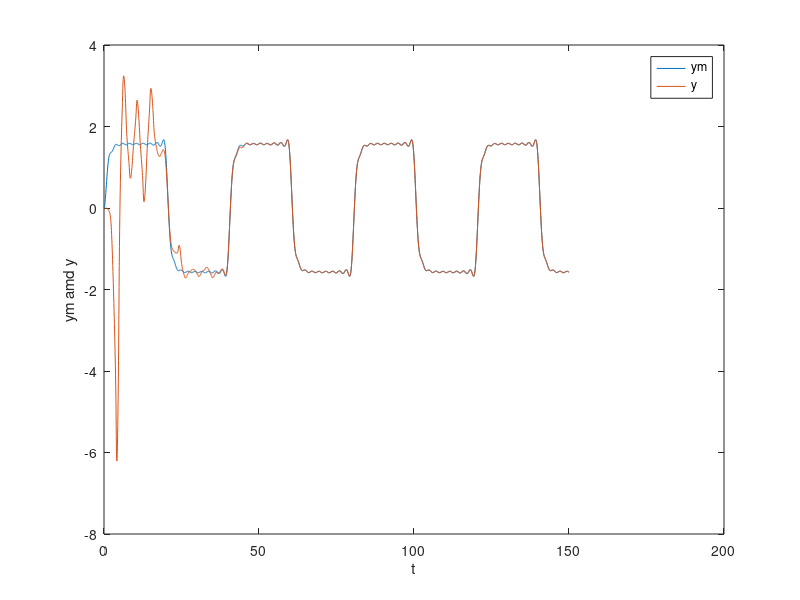

Write the MATLAB code that produced this figure.
%% GNU Octave
%
% Octave example for MRAS following:
% Karl J. Astrom and Bjorn Wittenmark 
% Adapative Control 2nd edition Example 5.5
%
% Drew Currie Spring 2025
%
%Stability depends on the signal amplitudes example

clear; clc; close all;


function px = g(x,t,gamma)
 
  k0    = 2.0;        % model reference gain -> Given in example 5.1 reused in 5.5
  k     = 1.0;        %Underlying system gain -> Given in example
  
  %Create "square" wave input
  %Control signal amplitude
  frequency = 20/pi;
  shifted_t = t/frequency; 

  %Low amplitude low frequency signal is unstable
  if(0)
    amp = 0.1;
    uc = amp * (sin(shifted_t)+(sin(3*shifted_t)/3)+(sin(5*shifted_t)/5) + (sin(7*shifted_t)/7));
  end
  %Low frequency high amplitude signal is stable. Takes longer to reach a point where the system is matched. 
  if(1)
    amp = 1;
    uc = amp * (sin(shifted_t)+(sin(3*shifted_t)/3)+(sin(5*shifted_t)/5) + (sin(7*shifted_t)/7)+(sin(9*shifted_t)/9)...
    +(sin(11*shifted_t)/11)+(sin(13*shifted_t)/13) + (sin(15*shifted_t)/15)+sin(17*shifted_t)/17);
  end
  %High amplitude low frequency carrier with high frequency is not stable but results in an average
  if(0)
    amp = 3.5;
    uc = amp * (sin(shifted_t)+(sin(3*shifted_t)/3)+(sin(5*shifted_t)/5))+cos(0.5*shifted_t);
  end

  % model reference, state = x(1)
  px(1) = k0*uc - x(1);   % implement k0/(s+1)

  % controller and process, state = x(2)
  u = x(3)*uc;
  px(2) = k*u - x(2);   % implement k/(s+1)

  % MIT rule update
  %Update e
  e     = x(2)-x(1);
  %General MIT Rule
  if(0)
    px(3) = -gamma*e*x(1);   % see equation (5.5)
  end
  % Linearize MIT Rule
  % Implement equation 5.16
  % Alpha > 0 so help when phi is small
  if(1) 
    alpha = 0.0001/4;
    phi = -1*(k/k0)*px(1);
    px(4) = phi;
    px(3) = (-gamma *phi * e)/(alpha + phi*phi);
  end
endfunction;



% simulation 
t = linspace(0,150,2500);
%x(1) = ym 
%x(2) = y
%x(3) = d(theta)/dt
x0 = zeros(1,4);

gamma = 0.1;

x = lsode(@(x,t) g(x,t,gamma), x0, t);

figure(1);
plot(t,x(:,1),t,x(:,2));
xlabel('t');
ylabel('ym amd y');
legend('ym', 'y')

pause(0.25)
